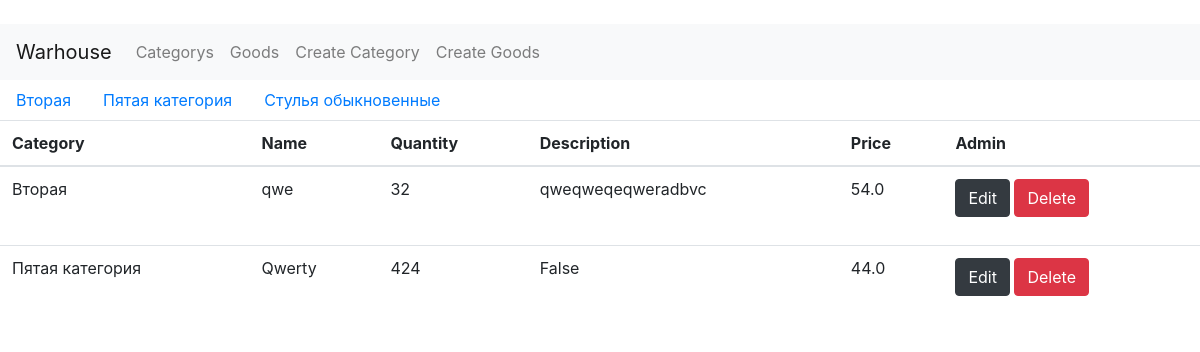
Screenshot of /goods with the database file from the repository.
### app.py (models this page shows, shortened)
class Category(db.Model):
	id = db.Column(db.Integer, primary_key=True)
	name = db.Column(db.String, unique=True, nullable=False)
	description = db.Column(db.Text(150))
	goods = db.relationship('Goods', backref='categor', lazy=True)

class Goods(db.Model):
	id = db.Column(db.Integer, primary_key=True)
	category = db.Column(db.String, nullable=False)
	name = db.Column(db.String, unique=True, nullable=False)
	quantity = db.Column(db.Integer, nullable=False)
	description = db.Column(db.Text(150), nullable=False)
	price = db.Column(db.Float, nullable=False)
	category_id = db.Column(db.Integer, db.ForeignKey('category.id'), nullable=False)

### app.py (the view)
@app.route('/goods', methods=['POST','GET'])
def goods():
	categorys = Category.query.order_by(Category.id).all()
	goods = Goods.query.order_by(Goods.id).all()
	return render_template(
		"goods.html",
		goods=goods,
		categorys=categorys
		)

### templates/goods.html (shortened to what this page needs)
﻿{% extends "base.html" %}
{% block content %}
<ul class="nav">
    {% for el in categorys%}
    <li class="nav-item">
        <a class="nav-link" href="/goods/{{el.id}}/goods">{{el.name}}</a>
    </li>
    {% endfor %}
</ul>
<table class="table">
    <thead>
        <tr>
            <th scope="col">Category</th>
            <th scope="col">Name</th>
            <th scope="col">Quantity</th>
            <th scope="col">Description</th>
            <th scope="col">Price</th>
            <th scope="col">Admin</th>
        </tr>
    </thead>
    <tbody>
        {% for el in goods %}
        <tr>
            <td>{{el.category}}</td>
            <td>{{el.name}}</td>
            <td>{{el.quantity}}</td>
            <td>{{el.description}}</td>
            <td>{{el.price}}</td>
            <td>
                <form method="POST">
                    <a href="/goods/{{el.id}}/g_edit" class="btn btn-dark"> Edit </a>
                    <a href="/goods/{{el.id}}/g_del" class="btn btn-danger"> Delete </a>
                </form>
            </td>
        </tr>
        {% endfor %}
    </tbody>
</table>
{% endblock %}

### rows the page displays
Category: name "Вторая"
Category: name "Пятая категория"
Category: name "Стулья обыкновенные"
Goods: category "Вторая", name "qwe", quantity "32", description "qweqweqeqweradbvc", price "54.0"
Goods: category "Пятая категория", name "Qwerty", quantity "424", description "False", price "44.0"
